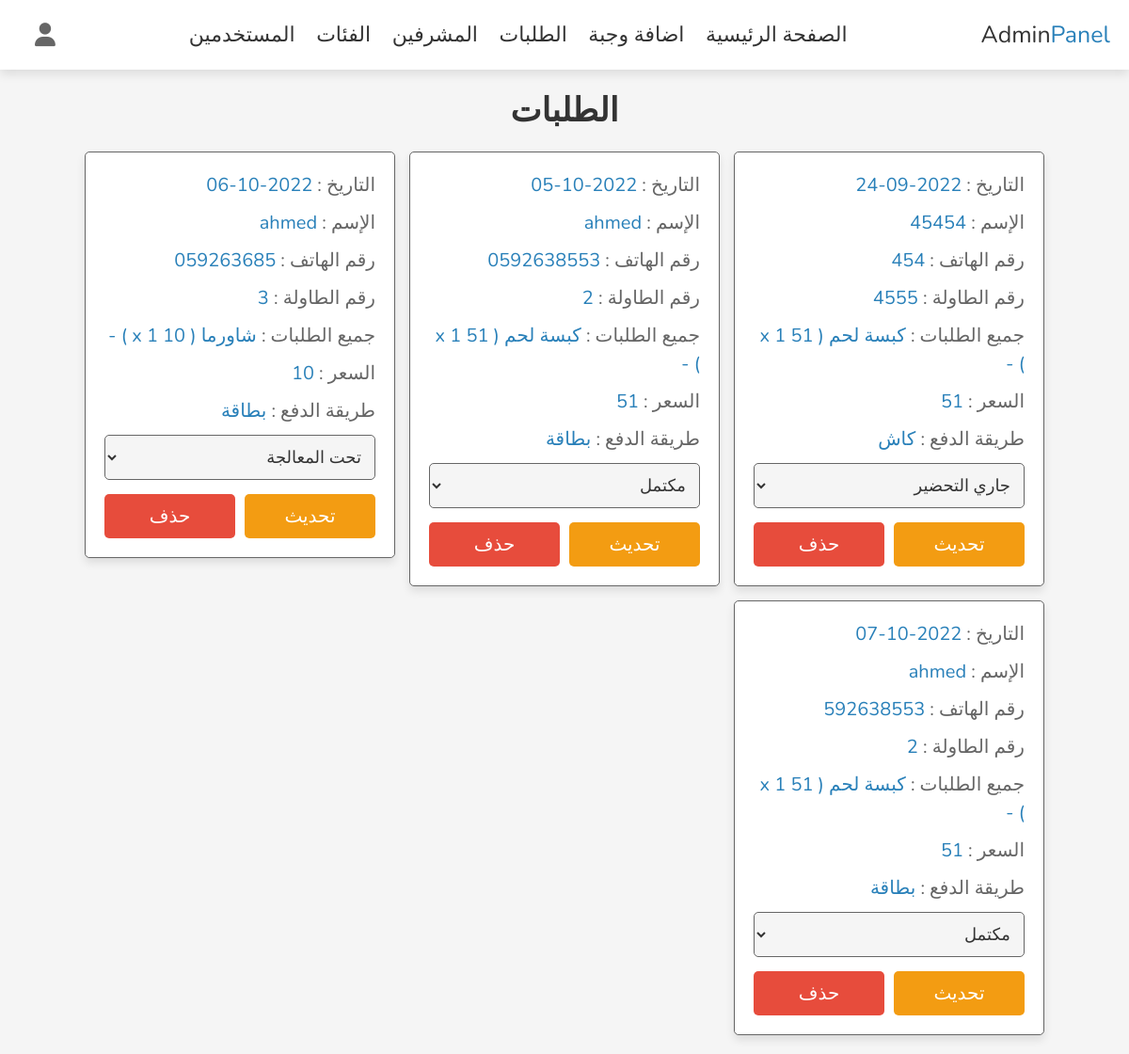
The app's page /admin_orders.php (signed in) with its own data.
### tables this page shows
CREATE TABLE `orders` (
  `id` int(100) NOT NULL,
  `user_id` int(100) NOT NULL,
  `name` varchar(100) NOT NULL,
  `number` varchar(12) NOT NULL,
  `method` varchar(50) NOT NULL,
  `address` varchar(500) NOT NULL,
  `total_products` varchar(1000) NOT NULL,
  `total_price` int(100) NOT NULL,
  `placed_on` date NOT NULL DEFAULT current_timestamp(),
  `payment_status` varchar(20) NOT NULL DEFAULT 'تحت المعالجة'
);

### admin_orders.php (the view, shortened to what this page needs)
<?php
include 'config.php';
?>
<!DOCTYPE html>
<html  dir="rtl">
<head>
   <link rel="stylesheet" href="https://cdnjs.cloudflare.com/ajax/libs/font-awesome/6.1.1/css/all.min.css">
   <link rel="stylesheet" href="css/admin_style.css">
</head>
<body>
<?php include 'admin_header.php' ?>
<section class="orders">
<h1 class="heading">الطلبات</h1>
<div class="box-container">
   <?php
      $select_orders = $conn->prepare("SELECT * FROM `orders`");
      $select_orders->execute();
      if($select_orders->rowCount() > 0){
         while($fetch_orders = $select_orders->fetch(PDO::FETCH_ASSOC)){
   ?>
   <div class="box">
      <p> التاريخ : <span><?= $fetch_orders['placed_on']; ?></span> </p>
      <p> الإسم : <span><?= $fetch_orders['name']; ?></span> </p>
      <p> رقم الهاتف : <span><?= $fetch_orders['number']; ?></span> </p>
      <p> رقم الطاولة : <span><?= $fetch_orders['address']; ?></span> </p>
      <p> جميع الطلبات : <span><?= $fetch_orders['total_products']; ?></span> </p>
      <p> السعر : <span><?= $fetch_orders['total_price']; ?></span> </p>
      <p> طريقة الدفع : <span><?= $fetch_orders['method']; ?></span> </p>
      <form action="" method="post">
         <select name="payment_status" class="select">
            <option selected disabled><?= $fetch_orders['payment_status']; ?></option>
         </select>
        <div class="flex-btn">
         <input type="submit" value="تحديث" class="option-btn" name="update_payment">
         <a href="admin_orders.php?delete=<?= $fetch_orders['id']; ?>" class="delete-btn" onclick="return confirm('delete this order?');">حذف</a>
        </div>
      </form>
   </div>
   <?php
         }
      }else{
         echo '<p class="empty">لا يوجد طلبات</p>';
      }
   ?>
</div>
</section>
</body>
</html>

### css/admin_style.css (style rules this page uses)
:root { --main-color:#2980b9; --red:#e74c3c; --orange:#f39c12; --black:#333; --white:#fff; --light-bg:#f5f5f5; --light-color:#666; --border:.1rem solid var(--light-color); --box-shadow:0 .5rem 1rem rgba(0,0,0,.1); }
* { font-family: 'Nunito', sans-serif; margin:0; padding:0; box-sizing: border-box; outline: none; border:none; text-decoration: none; transition: .2s linear; }
html { font-size: 62.5%; overflow-x: hidden; scroll-behavior: smooth; scroll-padding-top: 7rem; }
body { background: var(--light-bg); }
section { padding:2rem; margin:0 auto; max-width: 1200px; }
.heading { text-align: center; margin-bottom: 2rem; font-size: 3.5rem; color:var(--black); text-transform: uppercase; }
.delete-btn, .option-btn, .btn { display: block; width: 100%; margin-top: 1rem; border-radius: .5rem; padding:1rem 3rem; font-size: 2rem; color:var(--white); cursor: pointer; text-transform: capitalize; text-align: center; }
.delete-btn { background-color: var(--red); }
.option-btn { background-color: var(--orange); }
.flex-btn { display: flex; gap:1rem; }
.orders .box-container { display: grid; grid-template-columns: repeat(auto-fit, 33rem); gap:1.5rem; align-items: flex-start; justify-content: center; }
.orders .box-container .box { padding:2rem; padding-top: 1rem; border-radius: .5rem; border:var(--border); background-color: var(--white); box-shadow: var(--box-shadow); }
.orders .box-container .box p { line-height: 1.5; font-size: 2rem; color:var(--light-color); margin:1rem 0; }
.orders .box-container .box p span { color:var(--main-color); }
.orders .box-container .select { margin-bottom: .5rem; width: 100%; background-color: var(--light-bg); padding:1rem; font-size: 1.8rem; color:var(--black); border-radius: .5rem; border:var(--border); }

### records on screen
orders: placed_on "2022-09-24", name "45454", number "454", address "4555", total_products "كبسة لحم ( 51 x 1 ) -", total_price "51", method "كاش", payment_status "جاري التحضير"
orders: placed_on "2022-10-05", name "ahmed", number "0592638553", address "2", total_products "كبسة لحم ( 51 x 1 ) -", total_price "51", method "بطاقة", payment_status "مكتمل"
orders: placed_on "2022-10-06", name "ahmed", number "059263685", address "3", total_products "شاورما ( 10 x 1 ) -", total_price "10", method "بطاقة", payment_status "تحت المعالجة"
orders: placed_on "2022-10-07", name "ahmed", number "592638553", address "2", total_products "كبسة لحم ( 51 x 1 ) -", total_price "51", method "بطاقة", payment_status "مكتمل"
